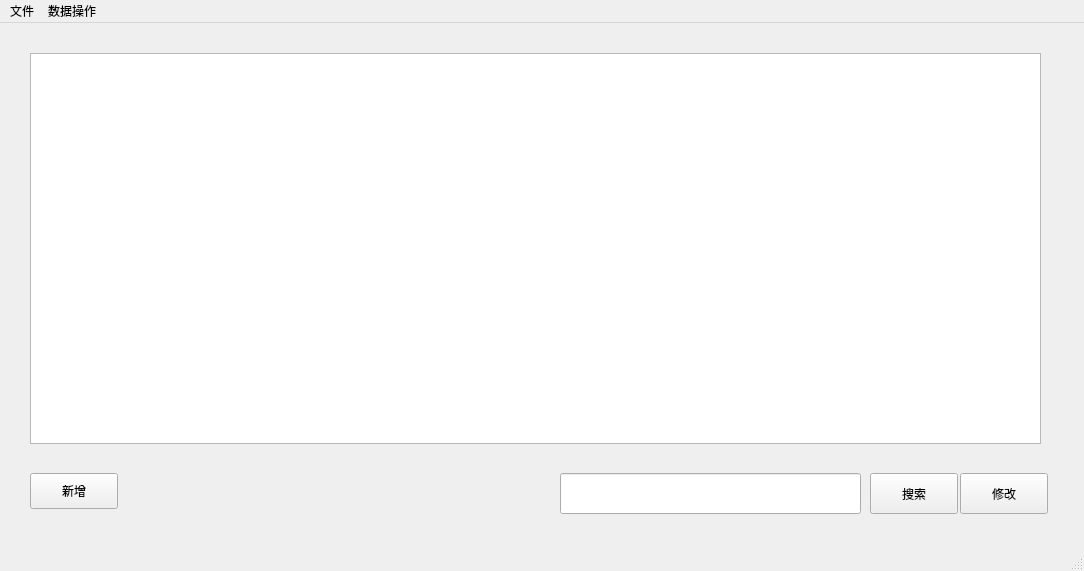
<?xml version="1.0" encoding="UTF-8"?>
<ui version="4.0">
 <class>MainWindow</class>
 <widget class="QMainWindow" name="MainWindow">
  <property name="geometry">
   <rect>
    <x>0</x>
    <y>0</y>
    <width>1084</width>
    <height>571</height>
   </rect>
  </property>
  <property name="windowTitle">
   <string>MainWindow</string>
  </property>
  <widget class="QWidget" name="centralwidget">
   <widget class="QPushButton" name="newButton">
    <property name="geometry">
     <rect>
      <x>30</x>
      <y>450</y>
      <width>88</width>
      <height>36</height>
     </rect>
    </property>
    <property name="text">
     <string>新增</string>
    </property>
   </widget>
   <widget class="QPushButton" name="searchButton">
    <property name="geometry">
     <rect>
      <x>870</x>
      <y>450</y>
      <width>88</width>
      <height>41</height>
     </rect>
    </property>
    <property name="text">
     <string>搜索</string>
    </property>
   </widget>
   <widget class="QLineEdit" name="searchLineEdit">
    <property name="geometry">
     <rect>
      <x>560</x>
      <y>450</y>
      <width>301</width>
      <height>41</height>
     </rect>
    </property>
   </widget>
   <widget class="QListView" name="listView">
    <property name="geometry">
     <rect>
      <x>30</x>
      <y>30</y>
      <width>1011</width>
      <height>391</height>
     </rect>
    </property>
   </widget>
   <widget class="QPushButton" name="modifyButton">
    <property name="geometry">
     <rect>
      <x>960</x>
      <y>450</y>
      <width>88</width>
      <height>41</height>
     </rect>
    </property>
    <property name="text">
     <string>修改</string>
    </property>
   </widget>
  </widget>
  <widget class="QStatusBar" name="statusbar"/>
  <widget class="QMenuBar" name="menubar">
   <property name="geometry">
    <rect>
     <x>0</x>
     <y>0</y>
     <width>1084</width>
     <height>31</height>
    </rect>
   </property>
   <widget class="QMenu" name="dataOperation">
    <property name="title">
     <string>数据操作</string>
    </property>
    <addaction name="actionNew"/>
    <addaction name="actionFind"/>
    <addaction name="actionChange"/>
    <addaction name="actionStatics"/>
   </widget>
   <widget class="QMenu" name="fileOperation">
    <property name="title">
     <string>文件</string>
    </property>
    <addaction name="actionSave"/>
    <addaction name="actionLoad"/>
   </widget>
   <addaction name="fileOperation"/>
   <addaction name="dataOperation"/>
  </widget>
  <action name="actionNew">
   <property name="text">
    <string>新增数据</string>
   </property>
  </action>
  <action name="actionFind">
   <property name="text">
    <string>查找数据</string>
   </property>
  </action>
  <action name="actionChange">
   <property name="text">
    <string>修改数据</string>
   </property>
  </action>
  <action name="actionStatics">
   <property name="text">
    <string>统计数据</string>
   </property>
  </action>
  <action name="actionSave">
   <property name="text">
    <string>保存到文件</string>
   </property>
  </action>
  <action name="actionLoad">
   <property name="text">
    <string>从文件载入</string>
   </property>
  </action>
 </widget>
 <resources/>
 <connections/>
</ui>
